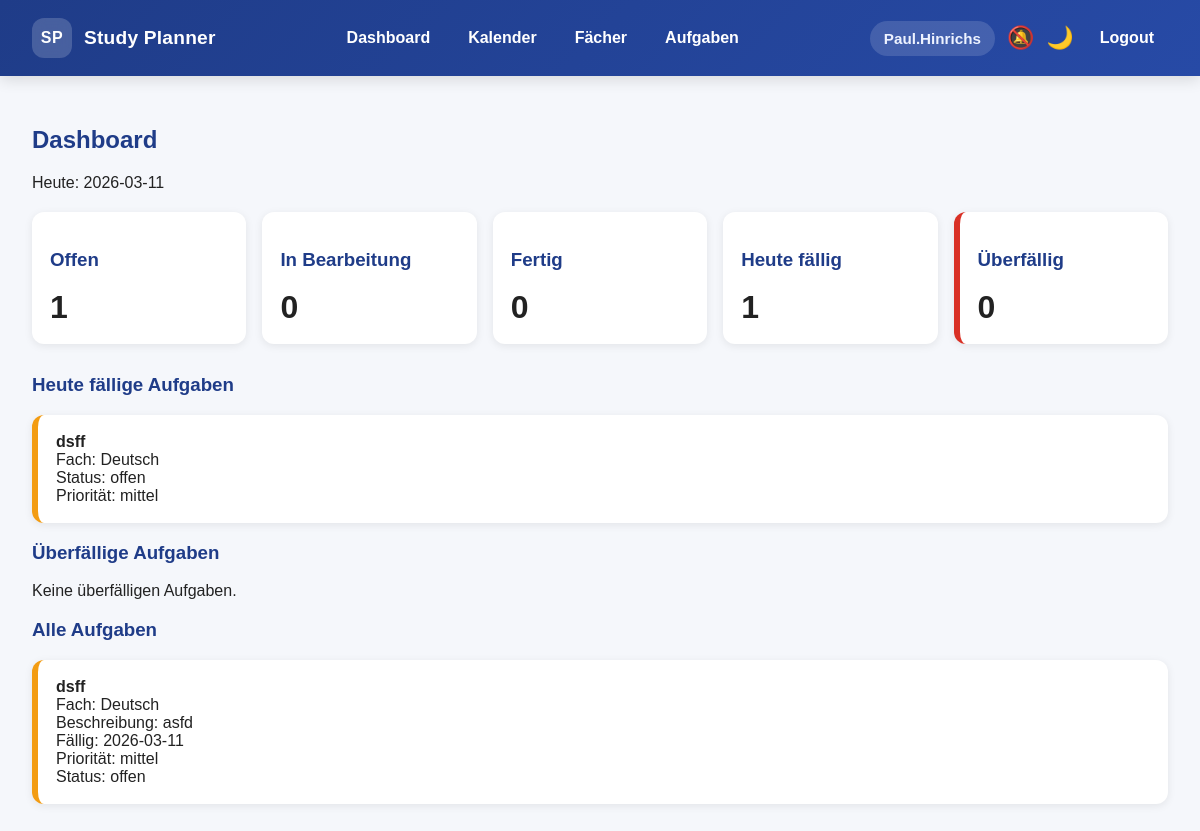
The page / (signed in) on the database its author committed.
### tables this page shows
CREATE TABLE tasks (
            id INTEGER PRIMARY KEY AUTOINCREMENT,
            title TEXT NOT NULL,
            description TEXT,
            due_date TEXT,
            priority TEXT DEFAULT 'mittel',
            status TEXT NOT NULL DEFAULT 'offen',
            subject_id INTEGER,
            user_id INTEGER NOT NULL,
            FOREIGN KEY (subject_id) REFERENCES subjects (id),
            FOREIGN KEY (user_id) REFERENCES users (id)
        );

CREATE TABLE subjects (
            id INTEGER PRIMARY KEY AUTOINCREMENT,
            name TEXT NOT NULL,
            color TEXT,
            user_id INTEGER NOT NULL,
            FOREIGN KEY (user_id) REFERENCES users (id)
        );

### app.py (the view)
@app.route("/")
@login_required
def home():
    conn = get_db_connection()
    user_id = session["user_id"]
    subjects = conn.execute(
        "SELECT * FROM subjects WHERE user_id = ? ORDER BY name ASC",
        (user_id,)
    ).fetchall()
    tasks = conn.execute("""
        SELECT tasks.*, subjects.name AS subject_name
        FROM tasks
        LEFT JOIN subjects ON tasks.subject_id = subjects.id
        WHERE tasks.user_id = ?
        ORDER BY tasks.due_date ASC, tasks.id DESC
    """, (user_id,)).fetchall()
    open_count = conn.execute(
        "SELECT COUNT(*) FROM tasks WHERE status = ? AND user_id = ?",
        ("offen", user_id)
    ).fetchone()[0]
    in_progress_count = conn.execute(
        "SELECT COUNT(*) FROM tasks WHERE status = ? AND user_id = ?",
        ("in Bearbeitung", user_id)
    ).fetchone()[0]
    done_count = conn.execute(
        "SELECT COUNT(*) FROM tasks WHERE status = ? AND user_id = ?",
        ("fertig", user_id)
    ).fetchone()[0]
    today = date.today().isoformat()
    today_count = conn.execute(
        "SELECT COUNT(*) FROM tasks WHERE due_date = ? AND user_id = ?",
        (today, user_id)
    ).fetchone()[0]
    overdue_count = conn.execute(
        "SELECT COUNT(*) FROM tasks WHERE due_date < ? AND status != ? AND user_id = ?",
        (today, "fertig", user_id)
    ).fetchone()[0]
    due_today_tasks = conn.execute("""
        SELECT tasks.*, subjects.name AS subject_name
        FROM tasks
        LEFT JOIN subjects ON tasks.subject_id = subjects.id
        WHERE tasks.due_date = ? AND tasks.user_id = ?
        ORDER BY tasks.priority DESC, tasks.id DESC
    """, (today, user_id)).fetchall()
    overdue_tasks = conn.execute("""
        SELECT tasks.*, subjects.name AS subject_name
        FROM tasks
        LEFT JOIN subjects ON tasks.subject_id = subjects.id
        WHERE tasks.due_date < ? AND tasks.status != ? AND tasks.user_id = ?
        ORDER BY tasks.due_date ASC, tasks.id DESC
    """, (today, "fertig", user_id)).fetchall()
    conn.close()
    return render_template(
        "index.html",
        subjects=subjects,
        tasks=tasks,
        open_count=open_count,
        in_progress_count=in_progress_count,
        done_count=done_count,
        today_count=today_count,
        overdue_count=overdue_count,
        due_today_tasks=due_today_tasks,
        overdue_tasks=overdue_tasks,
        today=today
    )

### app.py (called while the page is built)
def get_db_connection():
    conn = sqlite3.connect(DB_PATH)
    conn.row_factory = sqlite3.Row
    return conn

def login_required(view_func):
    @wraps(view_func)
    def wrapped_view(*args, **kwargs):
        if "user_id" not in session:
            flash("Bitte logge dich zuerst ein.", "error")
            return redirect(url_for("login"))
        return view_func(*args, **kwargs)
    return wrapped_view

def get_csrf_token():
    if "csrf_token" not in session:
        session["csrf_token"] = secrets.token_urlsafe(32)
    return session["csrf_token"]

@app.before_request
def csrf_protect():
    if request.method in ("POST", "PUT", "PATCH", "DELETE"):
        validate_csrf()

### templates/index.html (shortened to what this page needs)
{% extends "base.html" %}
{% block content %}
    <h2>Dashboard</h2>
    <p>Heute: {{ today }}</p>
    <div class="dashboard-grid">
        <div class="card">
            <h3>Offen</h3>
            <p class="big-number">{{ open_count }}</p>
        </div>
        <div class="card">
            <h3>In Bearbeitung</h3>
            <p class="big-number">{{ in_progress_count }}</p>
        </div>
        <div class="card">
            <h3>Fertig</h3>
            <p class="big-number">{{ done_count }}</p>
        </div>
        <div class="card">
            <h3>Heute fällig</h3>
            <p class="big-number">{{ today_count }}</p>
        </div>
        <div class="card warning">
            <h3>Überfällig</h3>
            <p class="big-number">{{ overdue_count }}</p>
        </div>
    </div>
    <h3>Heute fällige Aufgaben</h3>
    {% if due_today_tasks %}
        <ul class="task-list">
            {% for task in due_today_tasks %}
                <li class="task-item priority-{{ task['priority'] }}">
                    <strong>{{ task["title"] }}</strong><br>
                    Fach: {{ task["subject_name"] or "Kein Fach" }}<br>
                    Status: {{ task["status"] }}<br>
                    Priorität: {{ task["priority"] }}
                </li>
            {% endfor %}
        </ul>
    {% else %}
        <p>Heute ist nichts fällig.</p>
    {% endif %}
    <h3>Überfällige Aufgaben</h3>
    {% if overdue_tasks %}
        <ul class="task-list">
            {% for task in overdue_tasks %}
                <li class="task-item overdue-task priority-{{ task['priority'] }}">
                    <strong>{{ task["title"] }}</strong><br>
                    Fach: {{ task["subject_name"] or "Kein Fach" }}<br>
                    Fällig: {{ task["due_date"] }}<br>
                    Status: {{ task["status"] }}
                </li>
            {% endfor %}
        </ul>
    {% else %}
        <p>Keine überfälligen Aufgaben.</p>
    {% endif %}
    <h3>Alle Aufgaben</h3>
    {% if tasks %}
        <ul class="task-list">
            {% for task in tasks %}
                <li class="task-item priority-{{ task['priority'] }}">
                    <strong>{{ task["title"] }}</strong><br>
                    Fach: {{ task["subject_name"] or "Kein Fach" }}<br>
                    Beschreibung: {{ task["description"] }}<br>
                    Fällig: {{ task["due_date"] }}<br>
                    Priorität: {{ task["priority"] }}<br>
                    Status: {{ task["status"] }}
                </li>
            {% endfor %}
        </ul>
    {% else %}
        <p>Noch keine Aufgaben vorhanden.</p>
    {% endif %}
{% endblock %}

### templates/base.html (shortened to what this page needs)
<!DOCTYPE html>
<html lang="de">
<head>
    <link rel="stylesheet" href="{{ url_for('static', filename='style.css') }}">
</head>
<body>
    <header class="topbar">
        <div class="topbar-inner">
            <div class="brand-area">
                <a href="{{ url_for('home') }}" class="brand-link">
                    <span class="brand-badge">SP</span>
                    <span class="brand-text">Study Planner</span>
                </a>
            </div>
            {% if logged_in %}
                <nav class="main-nav">
                    <a href="{{ url_for('home') }}" class="nav-link">Dashboard</a>
                    <a href="{{ url_for('calendar') }}" class="nav-link">Kalender</a>
                    <a href="{{ url_for('subjects') }}" class="nav-link">Fächer</a>
                    <a href="{{ url_for('tasks') }}" class="nav-link">Aufgaben</a>
                </nav>
                <div class="topbar-actions">
                    <span class="user-pill">{{ current_username }}</span>
                    <button id="notifications-toggle" class="icon-toggle" type="button" aria-label="Benachrichtigungen aktivieren">
                    </button>
                    <button id="darkmode-toggle" class="icon-toggle" type="button" aria-label="Dark Mode umschalten">
                    </button>
                    <a href="{{ url_for('logout') }}" class="logout-link">Logout</a>
                </div>
            {% else %}
                <div class="topbar-actions">
                    <a href="{{ url_for('login') }}" class="nav-link">Login</a>
                    <a href="{{ url_for('register') }}" class="nav-link register-link">Registrieren</a>
                </div>
            {% endif %}
        </div>
    </header>
    <main class="container">
        {% block content %}{% endblock %}
    </main>
</body>
</html>

### static/style.css (style rules this page uses)
body { font-family: Arial, sans-serif; margin: 0; background-color: #f5f7fb; color: #222; }
.topbar { background: linear-gradient(135deg, #1f3c88, #274aa6); color: white; position: sticky; top: 0; z-index: 1000; box-shadow: 0 4px 14px rgba(0, 0, 0, 0.12); }
.topbar-inner { max-width: 1300px; margin: 0 auto; padding: 18px 32px; display: flex; align-items: center; justify-content: space-between; gap: 20px; flex-wrap: wrap; }
.brand-area { display: flex; align-items: center; }
.brand-link { display: flex; align-items: center; gap: 12px; text-decoration: none; color: white; }
.brand-badge { width: 40px; height: 40px; border-radius: 12px; background: rgba(255, 255, 255, 0.18); display: flex; align-items: center; justify-content: center; font-weight: bold; letter-spacing: 0.5px; backdrop-filter: blur(6px); }
.brand-text { font-size: 1.2rem; font-weight: bold; letter-spacing: 0.2px; }
.main-nav { display: flex; align-items: center; gap: 10px; flex-wrap: wrap; }
.nav-link, .logout-link, .register-link { text-decoration: none; color: white; font-weight: 600; padding: 10px 14px; border-radius: 10px; transition: background 0.2s ease, transform 0.2s ease; }
.topbar-actions { display: flex; align-items: center; gap: 12px; flex-wrap: wrap; }
.user-pill { padding: 9px 14px; border-radius: 999px; background: rgba(255, 255, 255, 0.14); color: #eef3ff; font-weight: bold; font-size: 0.95rem; }
.icon-toggle { background: none; border: none; font-size: 22px; cursor: pointer; padding: 0; line-height: 1; color: white; transition: transform 0.2s ease; }
.container { max-width: 1300px; margin: 0 auto; padding: 30px 32px; }
h2, h3 { color: #1f3c88; }
.form-card, .card, .task-item, .calendar-card { background: white; padding: 18px; border-radius: 12px; box-shadow: 0 2px 8px rgba(0, 0, 0, 0.08); }
.dashboard-grid { display: grid; grid-template-columns: repeat(auto-fit, minmax(180px, 1fr)); gap: 16px; margin: 20px 0 30px 0; }
.big-number { font-size: 2rem; font-weight: bold; margin: 8px 0 0 0; }
.warning { border-left: 6px solid #d93025; }
.task-list { list-style: none; padding: 0; margin: 0; }
.task-item { margin-bottom: 14px; }
.priority-mittel { border-left: 6px solid #f39c12; }
button, .button-link { display: inline-block; padding: 10px 14px; border: none; background: #1f3c88; color: white; border-radius: 8px; cursor: pointer; text-decoration: none; font-size: 14px; }

### rows shown on the page
tasks: title "dsff", name "Deutsch", status "offen", priority "mittel", description "asfd", due_date "2026-03-11"

### other values the page prints
{{ current_username }} "Paul.Hinrichs"
{{ open_count }} "1"
{{ in_progress_count }} "0"
{{ done_count }} "0"
{{ today_count }} "1"
{{ overdue_count }} "0"
